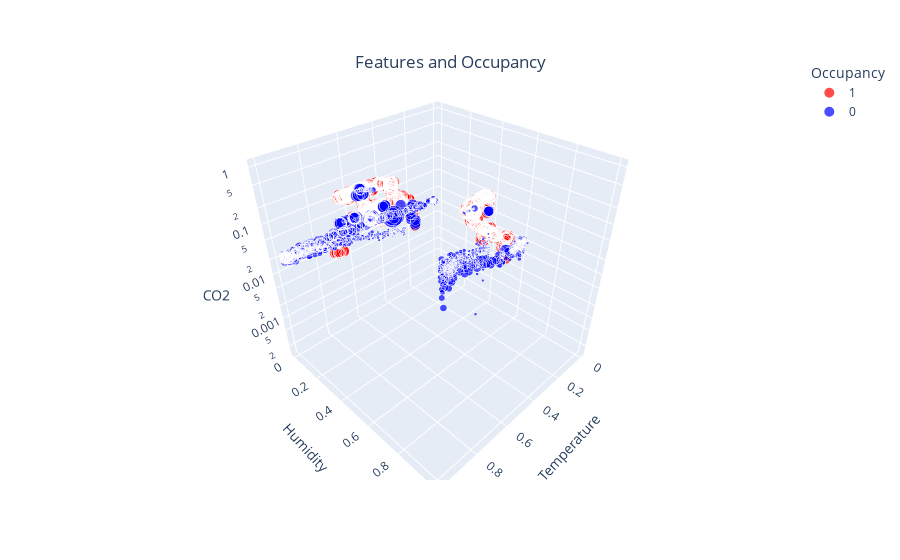

Notebook code cell kept with this figure:
### Code cell
data = datatraining.copy()
data.Occupancy = data.Occupancy.astype(str)
fig = px.scatter_3d(data, x='Temperature', y='Humidity', z='CO2', size='Light', color='Occupancy', color_discrete_map={'1':'red', '0':'blue'})
fig.update_layout(scene_zaxis_type="log", title={'text': "Features and Occupancy",
                                                'y':0.9,
                                                'x':0.5,
                                                'xanchor': 'center',
                                                'yanchor': 'top'})
iplot(fig)

### Figure 1 — Plotly figure (JSON) as saved in the notebook; plotly's stock layout.template omitted (floating-point values rounded to 4 significant figures; data arrays with more than 128 entries replaced by an {"elided": "..."} marker saying what was removed)
{"data": [{"hovertemplate": "Occupancy=1<br>Temperature=%{x}<br>Humidity=%{y}<br>CO2=%{z}<br>Light=%{marker.size}<extra></extra>", "legendgroup": "1", "marker": {"color": "red", "size": {"elided": "1729 float values"}, "sizemode": "area", "sizeref": 0.0025, "symbol": "circle"}, "mode": "markers", "name": "1", "scene": "scene", "showlegend": true, "type": "scatter3d", "x": {"elided": "1729 float values"}, "y": {"elided": "1729 float values"}, "z": {"elided": "1729 float values"}}, {"hovertemplate": "Occupancy=0<br>Temperature=%{x}<br>Humidity=%{y}<br>CO2=%{z}<br>Light=%{marker.size}<extra></extra>", "legendgroup": "0", "marker": {"color": "blue", "size": {"elided": "6414 float values"}, "sizemode": "area", "sizeref": 0.0025, "symbol": "circle"}, "mode": "markers", "name": "0", "scene": "scene", "showlegend": true, "type": "scatter3d", "x": {"elided": "6414 float values"}, "y": {"elided": "6414 float values"}, "z": {"elided": "6414 float values"}}], "layout": {"legend": {"itemsizing": "constant", "title": {"text": "Occupancy"}, "tracegroupgap": 0}, "margin": {"t": 60}, "scene": {"domain": {"x": [0, 1], "y": [0, 1]}, "xaxis": {"title": {"text": "Temperature"}}, "yaxis": {"title": {"text": "Humidity"}}, "zaxis": {"title": {"text": "CO2"}, "type": "log"}}, "title": {"text": "Features and Occupancy", "x": 0.5, "xanchor": "center", "y": 0.9, "yanchor": "top"}}}
